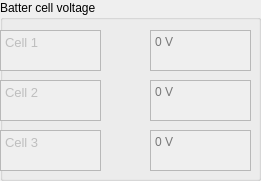
     <widget class="QGroupBox" name="groupBox_28">
      <property name="geometry">
       <rect>
        <x>320</x>
        <y>130</y>
        <width>261</width>
        <height>181</height>
       </rect>
      </property>
      <property name="title">
       <string>Batter cell voltage</string>
      </property>
      <widget class="QTextEdit" name="tE_cell_1">
       <property name="enabled">
        <bool>false</bool>
       </property>
       <property name="geometry">
        <rect>
         <x>0</x>
         <y>30</y>
         <width>101</width>
         <height>41</height>
        </rect>
       </property>
       <property name="readOnly">
        <bool>true</bool>
       </property>
       <property name="html">
        <string>&lt;!DOCTYPE HTML PUBLIC &quot;-//W3C//DTD HTML 4.0//EN&quot; &quot;http://www.w3.org/TR/REC-html40/strict.dtd&quot;&gt;
&lt;html&gt;&lt;head&gt;&lt;meta name=&quot;qrichtext&quot; content=&quot;1&quot; /&gt;&lt;style type=&quot;text/css&quot;&gt;
p, li { white-space: pre-wrap; }
&lt;/style&gt;&lt;/head&gt;&lt;body style=&quot; font-family:'MS Shell Dlg 2'; font-size:8.25pt; font-weight:400; font-style:normal;&quot;&gt;
&lt;p style=&quot; margin-top:0px; margin-bottom:0px; margin-left:0px; margin-right:0px; -qt-block-indent:0; text-indent:0px;&quot;&gt;&lt;span style=&quot; font-size:10pt;&quot;&gt;Cell 1&lt;/span&gt;&lt;/p&gt;&lt;/body&gt;&lt;/html&gt;</string>
       </property>
      </widget>
      <widget class="QTextEdit" name="tE_cell_1_voltage">
       <property name="enabled">
        <bool>false</bool>
       </property>
       <property name="geometry">
        <rect>
         <x>150</x>
         <y>30</y>
         <width>101</width>
         <height>41</height>
        </rect>
       </property>
       <property name="html">
        <string>&lt;!DOCTYPE HTML PUBLIC &quot;-//W3C//DTD HTML 4.0//EN&quot; &quot;http://www.w3.org/TR/REC-html40/strict.dtd&quot;&gt;
&lt;html&gt;&lt;head&gt;&lt;meta name=&quot;qrichtext&quot; content=&quot;1&quot; /&gt;&lt;style type=&quot;text/css&quot;&gt;
p, li { white-space: pre-wrap; }
&lt;/style&gt;&lt;/head&gt;&lt;body style=&quot; font-family:'MS Shell Dlg 2'; font-size:8.25pt; font-weight:400; font-style:normal;&quot;&gt;
&lt;p align=&quot;center&quot; style=&quot;-qt-paragraph-type:empty; margin-top:0px; margin-bottom:0px; margin-left:0px; margin-right:0px; -qt-block-indent:0; text-indent:0px; font-size:12pt;&quot;&gt;&lt;br /&gt;&lt;/p&gt;&lt;/body&gt;&lt;/html&gt;</string>
       </property>
       <property name="placeholderText">
        <string>0 V</string>
       </property>
      </widget>
      <widget class="QTextEdit" name="tE_cell_2_voltage">
       <property name="enabled">
        <bool>false</bool>
       </property>
       <property name="geometry">
        <rect>
         <x>150</x>
         <y>80</y>
         <width>101</width>
         <height>41</height>
        </rect>
       </property>
       <property name="html">
        <string>&lt;!DOCTYPE HTML PUBLIC &quot;-//W3C//DTD HTML 4.0//EN&quot; &quot;http://www.w3.org/TR/REC-html40/strict.dtd&quot;&gt;
&lt;html&gt;&lt;head&gt;&lt;meta name=&quot;qrichtext&quot; content=&quot;1&quot; /&gt;&lt;style type=&quot;text/css&quot;&gt;
p, li { white-space: pre-wrap; }
&lt;/style&gt;&lt;/head&gt;&lt;body style=&quot; font-family:'MS Shell Dlg 2'; font-size:8.25pt; font-weight:400; font-style:normal;&quot;&gt;
&lt;p align=&quot;center&quot; style=&quot;-qt-paragraph-type:empty; margin-top:0px; margin-bottom:0px; margin-left:0px; margin-right:0px; -qt-block-indent:0; text-indent:0px; font-size:12pt;&quot;&gt;&lt;br /&gt;&lt;/p&gt;&lt;/body&gt;&lt;/html&gt;</string>
       </property>
       <property name="placeholderText">
        <string>0 V</string>
       </property>
      </widget>
      <widget class="QTextEdit" name="tE_cell_2">
       <property name="enabled">
        <bool>false</bool>
       </property>
       <property name="geometry">
        <rect>
         <x>0</x>
         <y>80</y>
         <width>101</width>
         <height>41</height>
        </rect>
       </property>
       <property name="readOnly">
        <bool>true</bool>
       </property>
       <property name="html">
        <string>&lt;!DOCTYPE HTML PUBLIC &quot;-//W3C//DTD HTML 4.0//EN&quot; &quot;http://www.w3.org/TR/REC-html40/strict.dtd&quot;&gt;
&lt;html&gt;&lt;head&gt;&lt;meta name=&quot;qrichtext&quot; content=&quot;1&quot; /&gt;&lt;style type=&quot;text/css&quot;&gt;
p, li { white-space: pre-wrap; }
&lt;/style&gt;&lt;/head&gt;&lt;body style=&quot; font-family:'MS Shell Dlg 2'; font-size:8.25pt; font-weight:400; font-style:normal;&quot;&gt;
&lt;p style=&quot; margin-top:0px; margin-bottom:0px; margin-left:0px; margin-right:0px; -qt-block-indent:0; text-indent:0px;&quot;&gt;&lt;span style=&quot; font-size:10pt;&quot;&gt;Cell 2&lt;/span&gt;&lt;/p&gt;&lt;/body&gt;&lt;/html&gt;</string>
       </property>
      </widget>
      <widget class="QTextEdit" name="tE_cell_3_voltage">
       <property name="enabled">
        <bool>false</bool>
       </property>
       <property name="geometry">
        <rect>
         <x>150</x>
         <y>130</y>
         <width>101</width>
         <height>41</height>
        </rect>
       </property>
       <property name="html">
        <string>&lt;!DOCTYPE HTML PUBLIC &quot;-//W3C//DTD HTML 4.0//EN&quot; &quot;http://www.w3.org/TR/REC-html40/strict.dtd&quot;&gt;
&lt;html&gt;&lt;head&gt;&lt;meta name=&quot;qrichtext&quot; content=&quot;1&quot; /&gt;&lt;style type=&quot;text/css&quot;&gt;
p, li { white-space: pre-wrap; }
&lt;/style&gt;&lt;/head&gt;&lt;body style=&quot; font-family:'MS Shell Dlg 2'; font-size:8.25pt; font-weight:400; font-style:normal;&quot;&gt;
&lt;p style=&quot;-qt-paragraph-type:empty; margin-top:0px; margin-bottom:0px; margin-left:0px; margin-right:0px; -qt-block-indent:0; text-indent:0px; font-size:12pt;&quot;&gt;&lt;br /&gt;&lt;/p&gt;&lt;/body&gt;&lt;/html&gt;</string>
       </property>
       <property name="placeholderText">
        <string>0 V</string>
       </property>
      </widget>
      <widget class="QTextEdit" name="tE_cell_3">
       <property name="enabled">
        <bool>false</bool>
       </property>
       <property name="geometry">
        <rect>
         <x>0</x>
         <y>130</y>
         <width>101</width>
         <height>41</height>
        </rect>
       </property>
       <property name="readOnly">
        <bool>true</bool>
       </property>
       <property name="html">
        <string>&lt;!DOCTYPE HTML PUBLIC &quot;-//W3C//DTD HTML 4.0//EN&quot; &quot;http://www.w3.org/TR/REC-html40/strict.dtd&quot;&gt;
&lt;html&gt;&lt;head&gt;&lt;meta name=&quot;qrichtext&quot; content=&quot;1&quot; /&gt;&lt;style type=&quot;text/css&quot;&gt;
p, li { white-space: pre-wrap; }
&lt;/style&gt;&lt;/head&gt;&lt;body style=&quot; font-family:'MS Shell Dlg 2'; font-size:8.25pt; font-weight:400; font-style:normal;&quot;&gt;
&lt;p style=&quot; margin-top:0px; margin-bottom:0px; margin-left:0px; margin-right:0px; -qt-block-indent:0; text-indent:0px;&quot;&gt;&lt;span style=&quot; font-size:10pt;&quot;&gt;Cell 3&lt;/span&gt;&lt;/p&gt;&lt;/body&gt;&lt;/html&gt;</string>
       </property>
      </widget>
     </widget>
